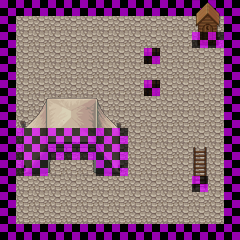

A 2D game scene composited from a Tiled map and its tileset images. What follows is a short description and the map's XML, with every tile layer's data as written:
An orthogonal 15x15 tile map with 16x16 px tiles, 4 tile layers (ground, wall, front, collision).

<map version="1.10" tiledversion="1.10.2" orientation="orthogonal" renderorder="right-down" width="15" height="15" tilewidth="16" tileheight="16" infinite="0" nextlayerid="5" nextobjectid="1">
 <editorsettings>
  <export target="../map/debug.csv" format="csv" />
 </editorsettings>
 <tileset firstgid="1" source="../tile set/universal_tile_set.tsx" />
 <layer id="1" name="ground" width="15" height="15">
  <data encoding="csv">
1,1,1,1,1,1,1,1,1,1,1,1,1,1,1,
1,562,562,562,562,562,562,562,562,562,562,562,562,562,1,
1,562,562,562,562,562,562,562,562,562,562,562,562,562,1,
1,562,562,562,562,562,562,562,562,562,562,562,562,562,1,
1,562,562,562,562,562,562,562,562,562,562,562,562,562,1,
1,562,562,562,562,562,562,562,562,562,562,562,562,562,1,
1,562,562,562,562,562,562,562,562,562,562,562,562,562,1,
1,562,562,562,562,562,562,562,562,562,562,562,562,562,1,
1,562,562,562,562,562,562,562,562,562,562,562,562,562,1,
1,562,562,562,562,562,562,562,562,562,562,562,562,562,1,
1,562,562,562,562,562,562,562,562,562,562,562,562,562,1,
1,562,562,562,562,562,562,562,562,562,562,562,562,562,1,
1,562,562,562,562,562,562,562,562,562,562,562,562,562,1,
1,562,562,562,562,562,562,562,562,562,562,562,562,562,1,
1,1,1,1,1,1,1,1,1,1,1,1,1,1,1
</data>
 </layer>
 <layer id="2" name="wall" width="15" height="15">
  <data encoding="csv">
0,0,0,0,0,0,0,0,0,0,0,0,0,0,0,
0,0,0,0,0,0,0,0,0,0,0,0,0,0,0,
0,0,0,0,0,0,0,0,0,0,0,0,1956,1957,0,
0,0,0,0,0,0,0,0,0,1038,0,0,0,0,0,
0,0,0,0,0,0,0,0,0,0,0,0,0,0,0,
0,0,0,0,0,0,0,0,0,1038,0,0,0,0,0,
0,0,0,0,0,0,0,0,0,0,0,0,0,0,0,
0,0,0,0,0,0,0,0,0,0,0,0,0,0,0,
0,0,0,0,0,0,0,0,0,0,0,0,0,0,0,
0,0,0,3446,3447,3448,0,0,0,0,0,0,0,0,0,
0,3500,3501,3502,0,3504,3505,3506,0,0,0,0,0,0,0,
0,0,0,0,0,0,0,0,0,0,0,0,354,0,0,
0,0,0,0,0,0,0,0,0,0,0,0,0,0,0,
0,0,0,0,0,0,0,0,0,0,0,0,0,0,0,
0,0,0,0,0,0,0,0,0,0,0,0,0,0,0
</data>
 </layer>
 <layer id="3" name="front" width="15" height="15">
  <data encoding="csv">
0,0,0,0,0,0,0,0,0,0,0,0,1844,1845,0,
0,0,0,0,0,0,0,0,0,0,0,0,1900,1901,0,
0,0,0,0,0,0,0,0,0,0,0,0,0,0,0,
0,0,0,0,0,0,0,0,0,0,0,0,0,0,0,
0,0,0,0,0,0,0,0,0,0,0,0,0,0,0,
0,0,0,0,0,0,0,0,0,0,0,0,0,0,0,
0,0,3277,3278,3279,3280,3281,0,0,0,0,0,0,0,0,
0,3332,3333,3334,3335,3336,3337,3338,0,0,0,0,0,0,0,
0,3388,3389,3390,3391,3392,3393,3394,0,0,0,0,0,0,0,
0,3444,3445,0,0,0,3449,3450,0,0,0,0,242,0,0,
0,0,0,0,0,0,0,0,0,0,0,0,298,0,0,
0,0,0,0,0,0,0,0,0,0,0,0,0,0,0,
0,0,0,0,0,0,0,0,0,0,0,0,0,0,0,
0,0,0,0,0,0,0,0,0,0,0,0,0,0,0,
0,0,0,0,0,0,0,0,0,0,0,0,0,0,0
</data>
 </layer>
 <layer id="4" name="collision" width="15" height="15">
  <data encoding="csv">
0,0,0,0,0,0,0,0,0,0,0,0,0,0,0,
0,0,0,0,0,0,0,0,0,0,0,0,0,0,0,
0,0,0,0,0,0,0,0,0,0,0,0,1,1,0,
0,0,0,0,0,0,0,0,0,1,0,0,0,0,0,
0,0,0,0,0,0,0,0,0,0,0,0,0,0,0,
0,0,0,0,0,0,0,0,0,1,0,0,0,0,0,
0,0,0,0,0,0,0,0,0,0,0,0,0,0,0,
0,0,0,0,0,0,0,0,0,0,0,0,0,0,0,
0,1,1,1,1,1,1,1,0,0,0,0,0,0,0,
0,1,1,1,1,1,1,1,0,0,0,0,0,0,0,
0,1,1,0,0,0,1,1,0,0,0,0,0,0,0,
0,0,0,0,0,0,0,0,0,0,0,0,1,0,0,
0,0,0,0,0,0,0,0,0,0,0,0,0,0,0,
0,0,0,0,0,0,0,0,0,0,0,0,0,0,0,
0,0,0,0,0,0,0,0,0,0,0,0,0,0,0
</data>
 </layer>
</map>
